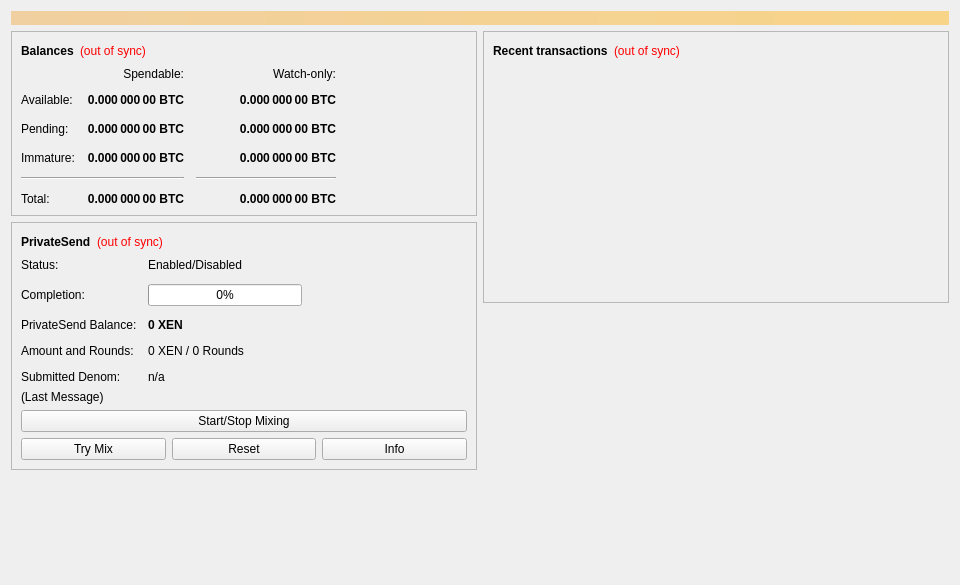
<?xml version="1.0" encoding="UTF-8"?>
<ui version="4.0">
 <class>OverviewPage</class>
 <widget class="QWidget" name="OverviewPage">
  <property name="geometry">
   <rect>
    <x>0</x>
    <y>0</y>
    <width>960</width>
    <height>585</height>
   </rect>
  </property>
  <property name="minimumSize">
   <size>
    <width>960</width>
    <height>0</height>
   </size>
  </property>
  <property name="windowTitle">
   <string>Form</string>
  </property>
  <layout class="QVBoxLayout" name="topLayout">
   <item>
    <widget class="QLabel" name="labelAlerts">
     <property name="visible">
      <bool>false</bool>
     </property>
     <property name="styleSheet">
      <string notr="true">QLabel { background-color: qlineargradient(x1: 0, y1: 0, x2: 1, y2: 0, stop:0 #F0D0A0, stop:1 #F8D488); color:#000000; }</string>
     </property>
     <property name="wordWrap">
      <bool>true</bool>
     </property>
     <property name="margin">
      <number>3</number>
     </property>
     <property name="textInteractionFlags">
      <set>Qt::TextSelectableByMouse</set>
     </property>
    </widget>
   </item>
   <item>
    <layout class="QHBoxLayout" name="horizontalLayout" stretch="1,1">
     <item>
      <layout class="QVBoxLayout" name="verticalLayout_2">
       <item>
        <widget class="QFrame" name="frame">
         <property name="frameShape">
          <enum>QFrame::StyledPanel</enum>
         </property>
         <property name="frameShadow">
          <enum>QFrame::Raised</enum>
         </property>
         <layout class="QVBoxLayout" name="verticalLayout_4">
          <item>
           <layout class="QHBoxLayout" name="horizontalLayout_4">
            <item>
             <widget class="QLabel" name="label_5">
              <property name="font">
               <font>
                <weight>75</weight>
                <bold>true</bold>
               </font>
              </property>
              <property name="text">
               <string>Balances</string>
              </property>
             </widget>
            </item>
            <item>
             <widget class="QLabel" name="labelWalletStatus">
              <property name="toolTip">
               <string>The displayed information may be out of date. Your wallet automatically synchronizes with the Xeon network after a connection is established, but this process has not completed yet.</string>
              </property>
              <property name="styleSheet">
               <string notr="true">QLabel { color: red; }</string>
              </property>
              <property name="text">
               <string notr="true">(out of sync)</string>
              </property>
              <property name="alignment">
               <set>Qt::AlignLeading|Qt::AlignLeft|Qt::AlignVCenter</set>
              </property>
             </widget>
            </item>
            <item>
             <spacer name="horizontalSpacer_3">
              <property name="orientation">
               <enum>Qt::Horizontal</enum>
              </property>
              <property name="sizeHint" stdset="0">
               <size>
                <width>40</width>
                <height>20</height>
               </size>
              </property>
             </spacer>
            </item>
           </layout>
          </item>
          <item>
           <layout class="QGridLayout" name="gridLayout">
            <property name="spacing">
             <number>12</number>
            </property>
            <item row="2" column="2">
             <widget class="QLabel" name="labelWatchPending">
              <property name="font">
               <font>
                <weight>75</weight>
                <bold>true</bold>
               </font>
              </property>
              <property name="cursor">
               <cursorShape>IBeamCursor</cursorShape>
              </property>
              <property name="toolTip">
               <string>Unconfirmed transactions to watch-only addresses</string>
              </property>
              <property name="text">
               <string notr="true">0.000 000 00 BTC</string>
              </property>
              <property name="alignment">
               <set>Qt::AlignRight|Qt::AlignTrailing|Qt::AlignVCenter</set>
              </property>
              <property name="textInteractionFlags">
               <set>Qt::LinksAccessibleByMouse|Qt::TextSelectableByKeyboard|Qt::TextSelectableByMouse</set>
              </property>
             </widget>
            </item>
            <item row="2" column="1">
             <widget class="QLabel" name="labelUnconfirmed">
              <property name="font">
               <font>
                <weight>75</weight>
                <bold>true</bold>
               </font>
              </property>
              <property name="cursor">
               <cursorShape>IBeamCursor</cursorShape>
              </property>
              <property name="toolTip">
               <string>Total of transactions that have yet to be confirmed, and do not yet count toward the spendable balance</string>
              </property>
              <property name="text">
               <string notr="true">0.000 000 00 BTC</string>
              </property>
              <property name="alignment">
               <set>Qt::AlignRight|Qt::AlignTrailing|Qt::AlignVCenter</set>
              </property>
              <property name="textInteractionFlags">
               <set>Qt::LinksAccessibleByMouse|Qt::TextSelectableByKeyboard|Qt::TextSelectableByMouse</set>
              </property>
             </widget>
            </item>
            <item row="3" column="2">
             <widget class="QLabel" name="labelWatchImmature">
              <property name="font">
               <font>
                <weight>75</weight>
                <bold>true</bold>
               </font>
              </property>
              <property name="cursor">
               <cursorShape>IBeamCursor</cursorShape>
              </property>
              <property name="toolTip">
               <string>Mined balance in watch-only addresses that has not yet matured</string>
              </property>
              <property name="text">
               <string notr="true">0.000 000 00 BTC</string>
              </property>
              <property name="alignment">
               <set>Qt::AlignRight|Qt::AlignTrailing|Qt::AlignVCenter</set>
              </property>
              <property name="textInteractionFlags">
               <set>Qt::LinksAccessibleByMouse|Qt::TextSelectableByKeyboard|Qt::TextSelectableByMouse</set>
              </property>
             </widget>
            </item>
            <item row="4" column="0" colspan="2">
             <widget class="Line" name="lineSpendableBalance">
              <property name="orientation">
               <enum>Qt::Horizontal</enum>
              </property>
             </widget>
            </item>
            <item row="4" column="2">
             <widget class="Line" name="lineWatchBalance">
              <property name="sizePolicy">
               <sizepolicy hsizetype="Preferred" vsizetype="Fixed">
                <horstretch>0</horstretch>
                <verstretch>0</verstretch>
               </sizepolicy>
              </property>
              <property name="minimumSize">
               <size>
                <width>140</width>
                <height>0</height>
               </size>
              </property>
              <property name="orientation">
               <enum>Qt::Horizontal</enum>
              </property>
             </widget>
            </item>
            <item row="5" column="0">
             <widget class="QLabel" name="labelTotalText">
              <property name="text">
               <string>Total:</string>
              </property>
             </widget>
            </item>
            <item row="3" column="1">
             <widget class="QLabel" name="labelImmature">
              <property name="font">
               <font>
                <weight>75</weight>
                <bold>true</bold>
               </font>
              </property>
              <property name="cursor">
               <cursorShape>IBeamCursor</cursorShape>
              </property>
              <property name="toolTip">
               <string>Mined balance that has not yet matured</string>
              </property>
              <property name="text">
               <string notr="true">0.000 000 00 BTC</string>
              </property>
              <property name="alignment">
               <set>Qt::AlignRight|Qt::AlignTrailing|Qt::AlignVCenter</set>
              </property>
              <property name="textInteractionFlags">
               <set>Qt::LinksAccessibleByMouse|Qt::TextSelectableByKeyboard|Qt::TextSelectableByMouse</set>
              </property>
             </widget>
            </item>
            <item row="2" column="3">
             <spacer name="horizontalSpacer_2">
              <property name="orientation">
               <enum>Qt::Horizontal</enum>
              </property>
              <property name="sizeHint" stdset="0">
               <size>
                <width>40</width>
                <height>20</height>
               </size>
              </property>
             </spacer>
            </item>
            <item row="3" column="0">
             <widget class="QLabel" name="labelImmatureText">
              <property name="text">
               <string>Immature:</string>
              </property>
             </widget>
            </item>
            <item row="5" column="1">
             <widget class="QLabel" name="labelTotal">
              <property name="font">
               <font>
                <weight>75</weight>
                <bold>true</bold>
               </font>
              </property>
              <property name="cursor">
               <cursorShape>IBeamCursor</cursorShape>
              </property>
              <property name="toolTip">
               <string>Your current total balance</string>
              </property>
              <property name="text">
               <string notr="true">0.000 000 00 BTC</string>
              </property>
              <property name="alignment">
               <set>Qt::AlignRight|Qt::AlignTrailing|Qt::AlignVCenter</set>
              </property>
              <property name="textInteractionFlags">
               <set>Qt::LinksAccessibleByMouse|Qt::TextSelectableByKeyboard|Qt::TextSelectableByMouse</set>
              </property>
             </widget>
            </item>
            <item row="5" column="2">
             <widget class="QLabel" name="labelWatchTotal">
              <property name="font">
               <font>
                <weight>75</weight>
                <bold>true</bold>
               </font>
              </property>
              <property name="cursor">
               <cursorShape>IBeamCursor</cursorShape>
              </property>
              <property name="toolTip">
               <string>Current total balance in watch-only addresses</string>
              </property>
              <property name="text">
               <string notr="true">0.000 000 00 BTC</string>
              </property>
              <property name="alignment">
               <set>Qt::AlignRight|Qt::AlignTrailing|Qt::AlignVCenter</set>
              </property>
              <property name="textInteractionFlags">
               <set>Qt::LinksAccessibleByMouse|Qt::TextSelectableByKeyboard|Qt::TextSelectableByMouse</set>
              </property>
             </widget>
            </item>
            <item row="0" column="2">
             <widget class="QLabel" name="labelWatchonly">
              <property name="text">
               <string>Watch-only:</string>
              </property>
              <property name="alignment">
               <set>Qt::AlignRight|Qt::AlignTrailing|Qt::AlignVCenter</set>
              </property>
             </widget>
            </item>
            <item row="1" column="0">
             <widget class="QLabel" name="labelBalanceText">
              <property name="text">
               <string>Available:</string>
              </property>
             </widget>
            </item>
            <item row="1" column="1">
             <widget class="QLabel" name="labelBalance">
              <property name="font">
               <font>
                <weight>75</weight>
                <bold>true</bold>
               </font>
              </property>
              <property name="cursor">
               <cursorShape>IBeamCursor</cursorShape>
              </property>
              <property name="toolTip">
               <string>Your current spendable balance</string>
              </property>
              <property name="text">
               <string notr="true">0.000 000 00 BTC</string>
              </property>
              <property name="alignment">
               <set>Qt::AlignRight|Qt::AlignTrailing|Qt::AlignVCenter</set>
              </property>
              <property name="textInteractionFlags">
               <set>Qt::LinksAccessibleByMouse|Qt::TextSelectableByKeyboard|Qt::TextSelectableByMouse</set>
              </property>
             </widget>
            </item>
            <item row="1" column="2">
             <widget class="QLabel" name="labelWatchAvailable">
              <property name="font">
               <font>
                <weight>75</weight>
                <bold>true</bold>
               </font>
              </property>
              <property name="cursor">
               <cursorShape>IBeamCursor</cursorShape>
              </property>
              <property name="toolTip">
               <string>Your current balance in watch-only addresses</string>
              </property>
              <property name="text">
               <string notr="true">0.000 000 00 BTC</string>
              </property>
              <property name="alignment">
               <set>Qt::AlignRight|Qt::AlignTrailing|Qt::AlignVCenter</set>
              </property>
              <property name="textInteractionFlags">
               <set>Qt::LinksAccessibleByMouse|Qt::TextSelectableByKeyboard|Qt::TextSelectableByMouse</set>
              </property>
             </widget>
            </item>
            <item row="2" column="0">
             <widget class="QLabel" name="labelPendingText">
              <property name="text">
               <string>Pending:</string>
              </property>
             </widget>
            </item>
            <item row="0" column="1">
             <widget class="QLabel" name="labelSpendable">
              <property name="text">
               <string>Spendable:</string>
              </property>
              <property name="alignment">
               <set>Qt::AlignRight|Qt::AlignTrailing|Qt::AlignVCenter</set>
              </property>
             </widget>
            </item>
           </layout>
          </item>
         </layout>
        </widget>
       </item>
       <item>
        <widget class="QFrame" name="framePrivateSend">
         <property name="layoutDirection">
          <enum>Qt::LeftToRight</enum>
         </property>
         <property name="frameShape">
          <enum>QFrame::StyledPanel</enum>
         </property>
         <property name="frameShadow">
          <enum>QFrame::Raised</enum>
         </property>
         <layout class="QVBoxLayout" name="VerticalLayout_PS1">
          <item>
           <layout class="QHBoxLayout" name="horizontalLayout_5">
            <item>
             <widget class="QLabel" name="labelPrivateSendHeader">
              <property name="font">
               <font>
                <weight>75</weight>
                <bold>true</bold>
               </font>
              </property>
              <property name="text">
               <string>PrivateSend</string>
              </property>
             </widget>
            </item>
            <item>
             <widget class="QLabel" name="labelPrivateSendSyncStatus">
              <property name="toolTip">
               <string>The displayed information may be out of date. Your wallet automatically synchronizes with the Xeon network after a connection is established, but this process has not completed yet.</string>
              </property>
              <property name="styleSheet">
               <string notr="true">QLabel { color: red; }</string>
              </property>
              <property name="text">
               <string notr="true">(out of sync)</string>
              </property>
              <property name="alignment">
               <set>Qt::AlignLeading|Qt::AlignLeft|Qt::AlignVCenter</set>
              </property>
             </widget>
            </item>
            <item>
             <spacer name="horizontalSpacer_4">
              <property name="orientation">
               <enum>Qt::Horizontal</enum>
              </property>
              <property name="sizeHint" stdset="0">
               <size>
                <width>40</width>
                <height>20</height>
               </size>
              </property>
             </spacer>
            </item>
           </layout>
          </item>
          <item>
           <layout class="QFormLayout" name="privateSendFormLayout">
            <property name="fieldGrowthPolicy">
             <enum>QFormLayout::AllNonFixedFieldsGrow</enum>
            </property>
            <property name="horizontalSpacing">
             <number>11</number>
            </property>
            <property name="verticalSpacing">
             <number>12</number>
            </property>
            <item row="0" column="0">
             <widget class="QLabel" name="labelPrivateSendEnabledText">
              <property name="text">
               <string>Status:</string>
              </property>
             </widget>
            </item>
            <item row="0" column="1">
             <widget class="QLabel" name="labelPrivateSendEnabled">
              <property name="text">
               <string>Enabled/Disabled</string>
              </property>
             </widget>
            </item>
            <item row="1" column="0">
             <widget class="QLabel" name="labelCompletitionText">
              <property name="text">
               <string>Completion:</string>
              </property>
             </widget>
            </item>
            <item row="1" column="1">
             <widget class="QProgressBar" name="privateSendProgress">
              <property name="maximumSize">
               <size>
                <width>154</width>
                <height>16777215</height>
               </size>
              </property>
              <property name="value">
               <number>0</number>
              </property>
             </widget>
            </item>
            <item row="2" column="0">
             <widget class="QLabel" name="labelAnonymizedText">
              <property name="text">
               <string>PrivateSend Balance:</string>
              </property>
             </widget>
            </item>
            <item row="2" column="1">
             <widget class="QLabel" name="labelAnonymized">
              <property name="font">
               <font>
                <weight>75</weight>
                <bold>true</bold>
               </font>
              </property>
              <property name="text">
               <string notr="true">0 XEN</string>
              </property>
             </widget>
            </item>
            <item row="3" column="0">
             <widget class="QLabel" name="labelAmountAndRoundsText">
              <property name="text">
               <string>Amount and Rounds:</string>
              </property>
             </widget>
            </item>
            <item row="3" column="1">
             <widget class="QLabel" name="labelAmountRounds">
              <property name="text">
               <string>0 XEN / 0 Rounds</string>
              </property>
             </widget>
            </item>
            <item row="4" column="0">
             <widget class="QLabel" name="labelSubmittedDenomText">
              <property name="text">
               <string>Submitted Denom:</string>
              </property>
             </widget>
            </item>
            <item row="4" column="1">
             <widget class="QLabel" name="labelSubmittedDenom">
              <property name="toolTip">
               <string>The denominations you submitted to the Masternode.&lt;br&gt;To mix, other users must submit the exact same denominations.</string>
              </property>
              <property name="text">
               <string>n/a</string>
              </property>
             </widget>
            </item>
           </layout>
          </item>
          <item>
           <layout class="QVBoxLayout" name="VerticalLayout_PS">
            <item>
             <widget class="QLabel" name="labelPrivateSendLastMessage">
              <property name="text">
               <string>(Last Message)</string>
              </property>
              <property name="alignment">
               <set>Qt::AlignLeading|Qt::AlignLeft|Qt::AlignTop</set>
              </property>
              <property name="wordWrap">
               <bool>true</bool>
              </property>
             </widget>
            </item>
            <item>
             <widget class="QPushButton" name="togglePrivateSend">
              <property name="sizePolicy">
               <sizepolicy hsizetype="MinimumExpanding" vsizetype="Fixed">
                <horstretch>0</horstretch>
                <verstretch>0</verstretch>
               </sizepolicy>
              </property>
              <property name="text">
               <string>Start/Stop Mixing</string>
              </property>
             </widget>
            </item>
            <item>
             <layout class="QHBoxLayout" name="horizontalLayout_debugbuttons">
              <item>
               <widget class="QPushButton" name="privateSendAuto">
                <property name="sizePolicy">
                 <sizepolicy hsizetype="MinimumExpanding" vsizetype="Fixed">
                  <horstretch>0</horstretch>
                  <verstretch>0</verstretch>
                 </sizepolicy>
                </property>
                <property name="toolTip">
                 <string>Try to manually submit a PrivateSend request.</string>
                </property>
                <property name="text">
                 <string>Try Mix</string>
                </property>
               </widget>
              </item>
              <item>
               <widget class="QPushButton" name="privateSendReset">
                <property name="sizePolicy">
                 <sizepolicy hsizetype="MinimumExpanding" vsizetype="Fixed">
                  <horstretch>0</horstretch>
                  <verstretch>0</verstretch>
                 </sizepolicy>
                </property>
                <property name="toolTip">
                 <string>Reset the current status of PrivateSend (can interrupt PrivateSend if it's in the process of Mixing, which can cost you money!)</string>
                </property>
                <property name="autoFillBackground">
                 <bool>false</bool>
                </property>
                <property name="text">
                 <string>Reset</string>
                </property>
               </widget>
              </item>
              <item>
               <widget class="QPushButton" name="privateSendInfo">
                <property name="sizePolicy">
                 <sizepolicy hsizetype="MinimumExpanding" vsizetype="Fixed">
                  <horstretch>0</horstretch>
                  <verstretch>0</verstretch>
                 </sizepolicy>
                </property>
                <property name="toolTip">
                 <string>Information about PrivateSend and Mixing</string>
                </property>
                <property name="text">
                 <string>Info</string>
                </property>
               </widget>
              </item>
             </layout>
            </item>
           </layout>
          </item>
         </layout>
        </widget>
       </item>
       <item>
        <spacer name="verticalSpacer">
         <property name="orientation">
          <enum>Qt::Vertical</enum>
         </property>
         <property name="sizeHint" stdset="0">
          <size>
           <width>20</width>
           <height>40</height>
          </size>
         </property>
        </spacer>
       </item>
      </layout>
     </item>
     <item>
      <layout class="QVBoxLayout" name="verticalLayout_3">
       <item>
        <widget class="QFrame" name="frame_2">
         <property name="frameShape">
          <enum>QFrame::StyledPanel</enum>
         </property>
         <property name="frameShadow">
          <enum>QFrame::Raised</enum>
         </property>
         <layout class="QVBoxLayout" name="verticalLayout">
          <item>
           <layout class="QHBoxLayout" name="horizontalLayout_2">
            <item>
             <widget class="QLabel" name="label_4">
              <property name="font">
               <font>
                <weight>75</weight>
                <bold>true</bold>
               </font>
              </property>
              <property name="text">
               <string>Recent transactions</string>
              </property>
             </widget>
            </item>
            <item>
             <widget class="QLabel" name="labelTransactionsStatus">
              <property name="toolTip">
               <string>The displayed information may be out of date. Your wallet automatically synchronizes with the Xeon network after a connection is established, but this process has not completed yet.</string>
              </property>
              <property name="styleSheet">
               <string notr="true">QLabel { color: red; }</string>
              </property>
              <property name="text">
               <string notr="true">(out of sync)</string>
              </property>
              <property name="alignment">
               <set>Qt::AlignLeading|Qt::AlignLeft|Qt::AlignVCenter</set>
              </property>
             </widget>
            </item>
            <item>
             <spacer name="horizontalSpacer">
              <property name="orientation">
               <enum>Qt::Horizontal</enum>
              </property>
              <property name="sizeHint" stdset="0">
               <size>
                <width>40</width>
                <height>20</height>
               </size>
              </property>
             </spacer>
            </item>
           </layout>
          </item>
          <item>
           <widget class="QListView" name="listTransactions">
            <property name="styleSheet">
             <string notr="true">QListView { background: transparent; }</string>
            </property>
            <property name="frameShape">
             <enum>QFrame::NoFrame</enum>
            </property>
            <property name="verticalScrollBarPolicy">
             <enum>Qt::ScrollBarAlwaysOff</enum>
            </property>
            <property name="horizontalScrollBarPolicy">
             <enum>Qt::ScrollBarAlwaysOff</enum>
            </property>
            <property name="selectionMode">
             <enum>QAbstractItemView::NoSelection</enum>
            </property>
           </widget>
          </item>
         </layout>
        </widget>
       </item>
       <item>
        <spacer name="verticalSpacer_2">
         <property name="orientation">
          <enum>Qt::Vertical</enum>
         </property>
         <property name="sizeHint" stdset="0">
          <size>
           <width>20</width>
           <height>40</height>
          </size>
         </property>
        </spacer>
       </item>
      </layout>
     </item>
    </layout>
   </item>
  </layout>
 </widget>
 <resources/>
 <connections/>
</ui>
